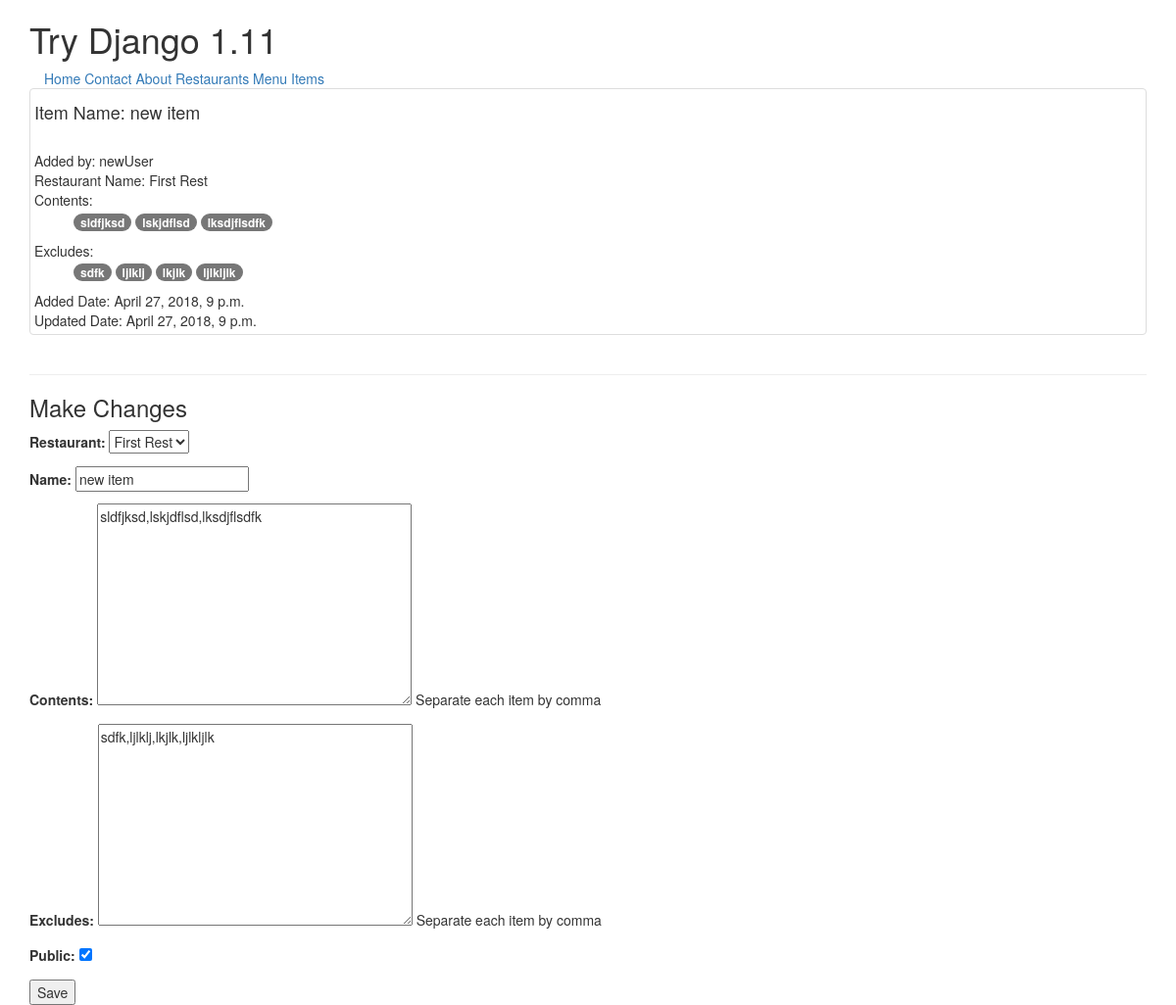
The page /menu-items/new-item/ (signed in) on the database as committed earlier.
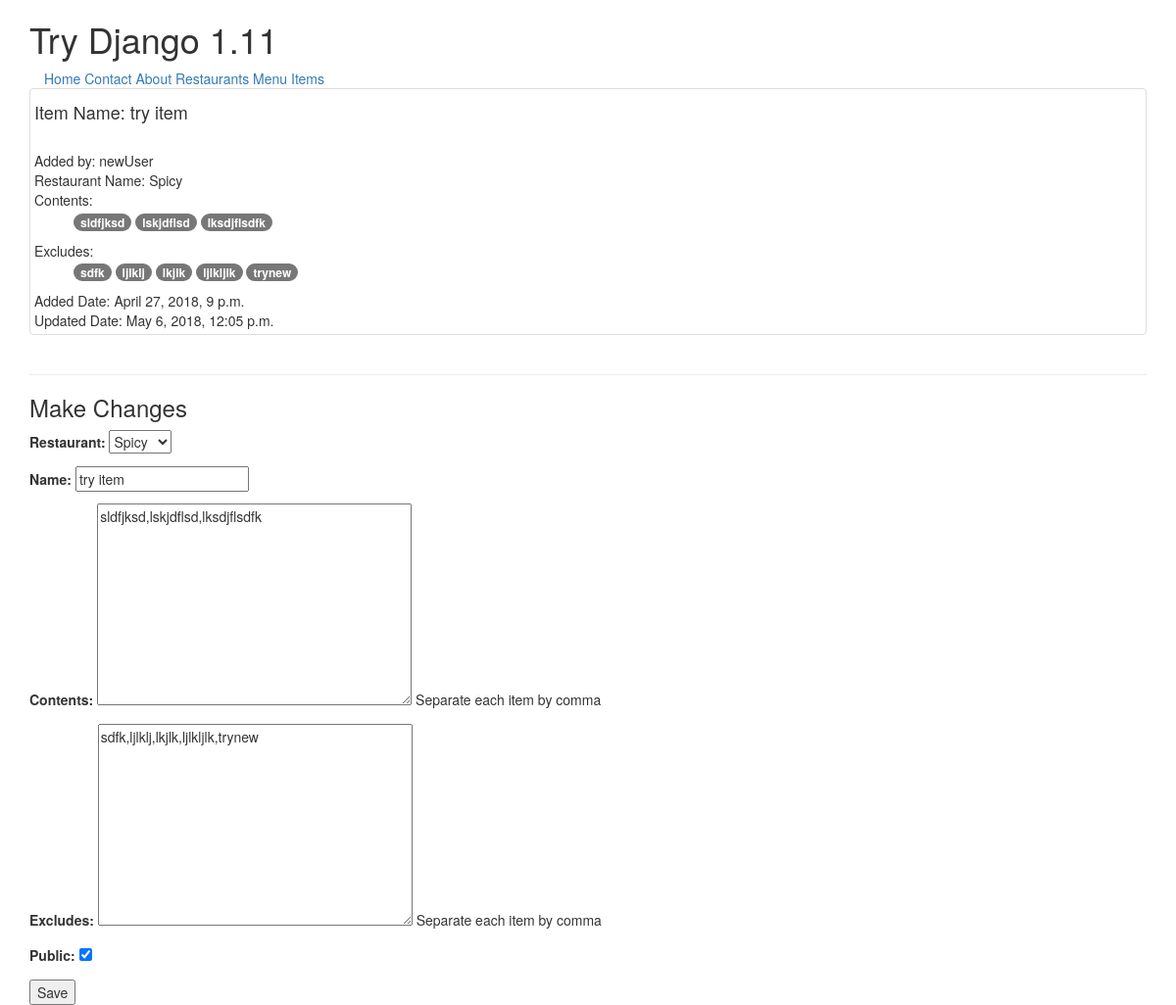
The same page on the database as committed later.
### menuItems/models.py (models this page shows, shortened)
class MenuItem(models.Model):
    user        = models.ForeignKey(settings.AUTH_USER_MODEL)
    restaurant  = models.ForeignKey(Restaurant)
    name        = models.CharField(max_length=120)
    contents    = models.TextField(help_text='Separate each item by comma')
    excludes    = models.TextField(blank=True, null=True, help_text='Separate each item by comma')
    public      = models.BooleanField(default=True)
    timestamp   = models.DateTimeField(auto_now_add=True)
    updated     = models.DateTimeField(auto_now=True)
    slug        = models.SlugField(null=True, blank=True)
    def __str__(self):
        return self.name
    class Meta:
        ordering = ['-updated', '-timestamp']
    def get_contents(self):
        return self.contents.split(",")
    def get_excludes(self):
        return self.excludes.split(",")

### restaurants/models.py (models this page shows, shortened)
class Restaurant(models.Model):
    owner            = models.ForeignKey(User)
    name            = models.CharField(max_length=100)
    location        = models.CharField(max_length=255, null=True, blank=True)
    category        = models.CharField(max_length=255, null=True, blank=True, validators=[validate_caterogy])
    timestamp       = models.DateTimeField(auto_now_add=True)   # Saves automatically and does not allow to make changes
    updated         = models.DateTimeField(auto_now=True)       # Saves automatically and does not allow to make changes
    slug            = models.SlugField(null=True, blank=True)
    objects = RestaurantManager()
    def __str__(self):
        return self.name

### menuItems/views.py (the view)
# urls.py: url(r'^(?P<slug>[\w-]+)/$', MenuItemDetailUpdateView.as_view(), name='detail'),
class MenuItemDetailUpdateView(LoginRequiredMixin, UpdateView):
    form_class = MenuItemCreateModelForm
    template_name = 'menuItems/detail-update.html'
    def get_queryset(self):
        return MenuItem.objects.filter(user=self.request.user)
    def get_context_data(self, *args, **kwargs):
        context = super(MenuItemDetailUpdateView, self).get_context_data(*args, **kwargs)
        context['title'] = 'Update Menu Item: {}'.format(self.get_object().name)
        return context
    def get_form_kwargs(self, **kwargs):
        kwargs = super(MenuItemDetailUpdateView, self).get_form_kwargs(**kwargs)
        kwargs['user'] = self.request.user
        return kwargs

### menuItems/forms.py (shortened to what this page needs)
class MenuItemCreateModelForm(forms.ModelForm):
    class Meta:
        model = MenuItem
        fields = [
            'restaurant',
            'name',
            'contents',
            'excludes',
            'public'
        ]
    def __init__(self, *args, **kwargs):
        user = kwargs.pop('user')
        super(MenuItemCreateModelForm, self).__init__(*args, **kwargs)
        self.fields['restaurant'].queryset = Restaurant.objects.filter(owner=user)#, menuitem__isnull=True)#.exclude(menuitem__isnull=False)

### restaurants/models.py (called while the page is built)
    def get_queryset(self):
        return RestaurantQuerySet(self.model, using=self._db)

### templates/menuItems/detail-update.html (shortened to what this page needs)
{% extends 'base.html' %}
{% block content %}
    <div class="row">
    <div class="col-sm-12">
        <div class="thumbnail">
        <h4>Item Name: {{ form.instance }}</h4>
        <br>Added by: {{ form.instance.user }}<br>
        Restaurant Name: {{ form.instance.restaurant }}<br>
        {% if form.instance.contents %}
            Contents: <br>
            <ul>
                {% for content in form.instance.get_contents %}
                    <span class="badge badge-default">{{ content }}</span>
                {% endfor %}
            </ul>
        {% endif %}
        {% if form.instance.excludes %}
            Excludes: <br>
            <ul>
                {% for exclude in form.instance.get_excludes %}
                    <span class="badge badge-default">{{ exclude }}</span>
                {% endfor %}
            </ul>
        {% endif %}
        Added Date: {{ form.instance.timestamp }}<br>
        Updated Date: {{ form.instance.updated }}
        </div>
    </div>
    </div>
<hr/>
<h3>Make Changes</h3>
    {% include 'snippets/form-snippet.html' with form=form %}
{% endblock content %}

### templates/snippets/form-snippet.html (shortened to what this page needs)
<form method="POST"> {% csrf_token %}
    {{ form.as_p }}
    <button type="submit">Save</button>
</form>

Rows that differ between the two databases and show on the page:
changed MenuItem "sldfjksd,lskjdflsd,lksdjflsdfk": instance "new item" → "try item"; instance.restaurant "First Rest" → "Spicy"; instance.updated "April 27, 2018, 9 p.m." → "May 6, 2018, 12:05 p.m."; restaurant "First Rest" → "Spicy"; excludes "sdfk,ljlklj,lkjlk,ljlkljlk" → "sdfk,ljlklj,lkjlk,ljlkljlk,trynew"
changed Restaurant: name "new item" → "try item"
Other text that changed with them:
new list line: "trynew"
